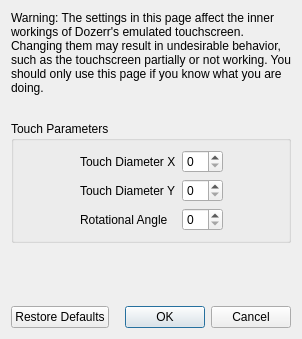
<?xml version="1.0" encoding="UTF-8"?>
<ui version="4.0">
 <class>ConfigureTouchscreenAdvanced</class>
 <widget class="QDialog" name="ConfigureTouchscreenAdvanced">
  <property name="geometry">
   <rect>
    <x>0</x>
    <y>0</y>
    <width>298</width>
    <height>339</height>
   </rect>
  </property>
  <property name="windowTitle">
   <string>Configure Touchscreen</string>
  </property>
  <layout class="QVBoxLayout" name="verticalLayout">
   <item>
    <widget class="QLabel" name="label_2">
     <property name="minimumSize">
      <size>
       <width>280</width>
       <height>0</height>
      </size>
     </property>
     <property name="text">
      <string>Warning: The settings in this page affect the inner workings of Dozerr's emulated touchscreen. Changing them may result in undesirable behavior, such as the touchscreen partially or not working. You should only use this page if you know what you are doing.</string>
     </property>
     <property name="wordWrap">
      <bool>true</bool>
     </property>
    </widget>
   </item>
   <item>
    <spacer name="verticalSpacer_2">
     <property name="orientation">
      <enum>Qt::Vertical</enum>
     </property>
     <property name="sizeType">
      <enum>QSizePolicy::Fixed</enum>
     </property>
     <property name="sizeHint" stdset="0">
      <size>
       <width>20</width>
       <height>20</height>
      </size>
     </property>
    </spacer>
   </item>
   <item>
    <widget class="QGroupBox" name="gridGroupBox">
     <property name="title">
      <string>Touch Parameters</string>
     </property>
     <layout class="QGridLayout" name="gridLayout">
      <item row="0" column="0">
       <spacer name="horizontalSpacer">
        <property name="orientation">
         <enum>Qt::Horizontal</enum>
        </property>
        <property name="sizeHint" stdset="0">
         <size>
          <width>40</width>
          <height>20</height>
         </size>
        </property>
       </spacer>
      </item>
      <item row="1" column="1">
       <widget class="QLabel" name="label_4">
        <property name="text">
         <string>Touch Diameter Y</string>
        </property>
       </widget>
      </item>
      <item row="0" column="3">
       <spacer name="horizontalSpacer_2">
        <property name="orientation">
         <enum>Qt::Horizontal</enum>
        </property>
        <property name="sizeHint" stdset="0">
         <size>
          <width>40</width>
          <height>20</height>
         </size>
        </property>
       </spacer>
      </item>
      <item row="0" column="1">
       <widget class="QLabel" name="label_3">
        <property name="text">
         <string>Touch Diameter X</string>
        </property>
       </widget>
      </item>
      <item row="2" column="1">
       <widget class="QLabel" name="label_5">
        <property name="text">
         <string>Rotational Angle</string>
        </property>
       </widget>
      </item>
      <item row="0" column="2">
       <widget class="QSpinBox" name="diameter_x_box"/>
      </item>
      <item row="1" column="2">
       <widget class="QSpinBox" name="diameter_y_box"/>
      </item>
      <item row="2" column="2">
       <widget class="QSpinBox" name="angle_box"/>
      </item>
     </layout>
    </widget>
   </item>
   <item>
    <spacer name="verticalSpacer">
     <property name="orientation">
      <enum>Qt::Vertical</enum>
     </property>
     <property name="sizeHint" stdset="0">
      <size>
       <width>20</width>
       <height>40</height>
      </size>
     </property>
    </spacer>
   </item>
   <item>
    <layout class="QHBoxLayout" name="horizontalLayout">
     <item>
      <widget class="QPushButton" name="restore_defaults_button">
       <property name="text">
        <string>Restore Defaults</string>
       </property>
      </widget>
     </item>
     <item>
      <widget class="QDialogButtonBox" name="buttonBox">
       <property name="standardButtons">
        <set>QDialogButtonBox::Cancel|QDialogButtonBox::Ok</set>
       </property>
      </widget>
     </item>
    </layout>
   </item>
  </layout>
 </widget>
 <resources/>
 <connections>
  <connection>
   <sender>buttonBox</sender>
   <signal>accepted()</signal>
   <receiver>ConfigureTouchscreenAdvanced</receiver>
   <slot>accept()</slot>
  </connection>
  <connection>
   <sender>buttonBox</sender>
   <signal>rejected()</signal>
   <receiver>ConfigureTouchscreenAdvanced</receiver>
   <slot>reject()</slot>
   </connection>
 </connections>
</ui>
